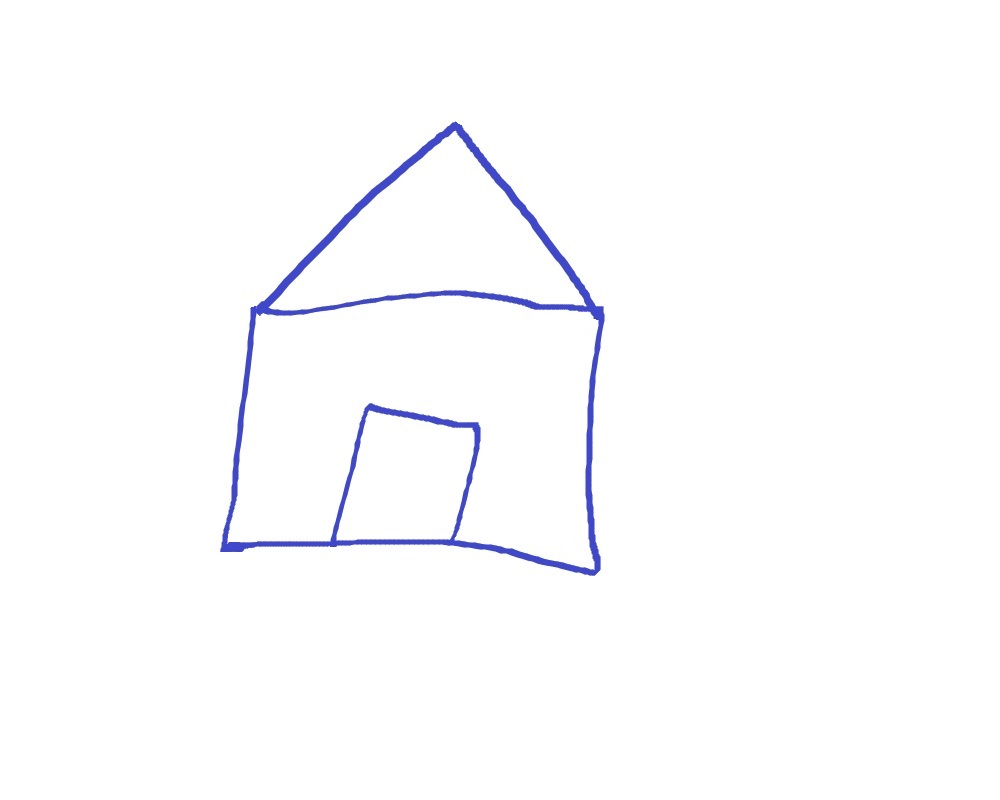
#> input picture Images/house.jpg, 1000 x 800 px
$ jupyter execute '22. Approximating Contours and Convex Hull.ipynb'
#> lines starting #> are read from the running program, lines starting #| are printed output that depends on the picture; after the words box and inside, x2 and y2 are one past the last pixel; in counts of white or black regions, pixels touching at a corner belong together
[cell 1]
import cv2
import numpy as np

image = cv2.imread('Images/house.jpg')
#> image is the input picture: shape (800, 1000, 3); mean B, G, R 253.8, 252.1, 251.9
image_original = image.copy()
cv2.imshow('Original Image', image_original)
cv2.waitKey()

# GrayScale and binarization.
gray = cv2.cvtColor(image, cv2.COLOR_BGR2GRAY)
ret, thresh = cv2.threshold(gray, 127, 255, cv2.THRESH_BINARY_INV)
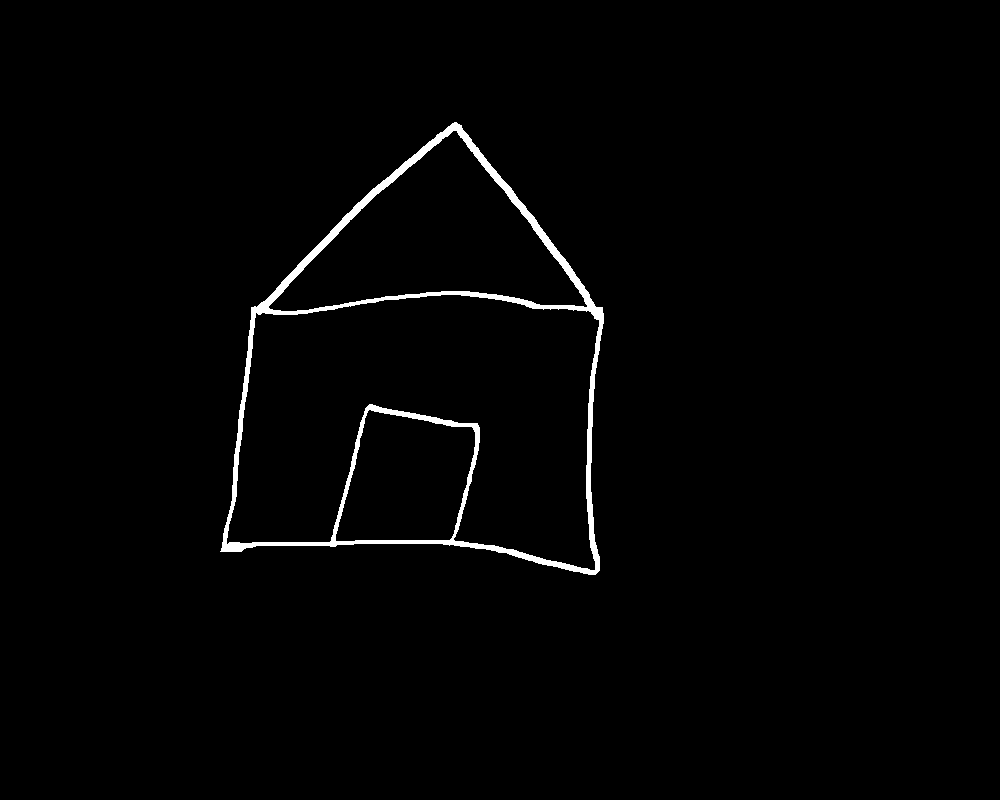
#> thresh: shape (800, 1000); 1.4% white; 1 white region

contours, hierarchy = cv2.findContours(thresh.copy(), cv2.RETR_LIST, cv2.CHAIN_APPROX_NONE)
#> contours = 4 contours; box (x1, y1, x2, y2) and area: (220, 122, 604, 575) 119856, (226, 294, 600, 571) 68692, (268, 130, 588, 312) 27820, (335, 409, 476, 542) 14092

# Iterate through each contour and compute the bounding rectangle.
for c in contours:
    x,y,w,h = cv2.boundingRect(c)
    cv2.rectangle(image_original, (x,y), (x+w, y+h), (0,0,255), 2)
    cv2.imshow('Bounding rectangle', image_original)
#> this loop made 4 passes
#> (x, y, w, h) on passes 1 to 4: (335, 409, 141, 133), (226, 294, 374, 277), (268, 130, 320, 182), (220, 122, 384, 453)
#> pass 1, `cv2.imshow('Bounding rectangle', image_original)`:
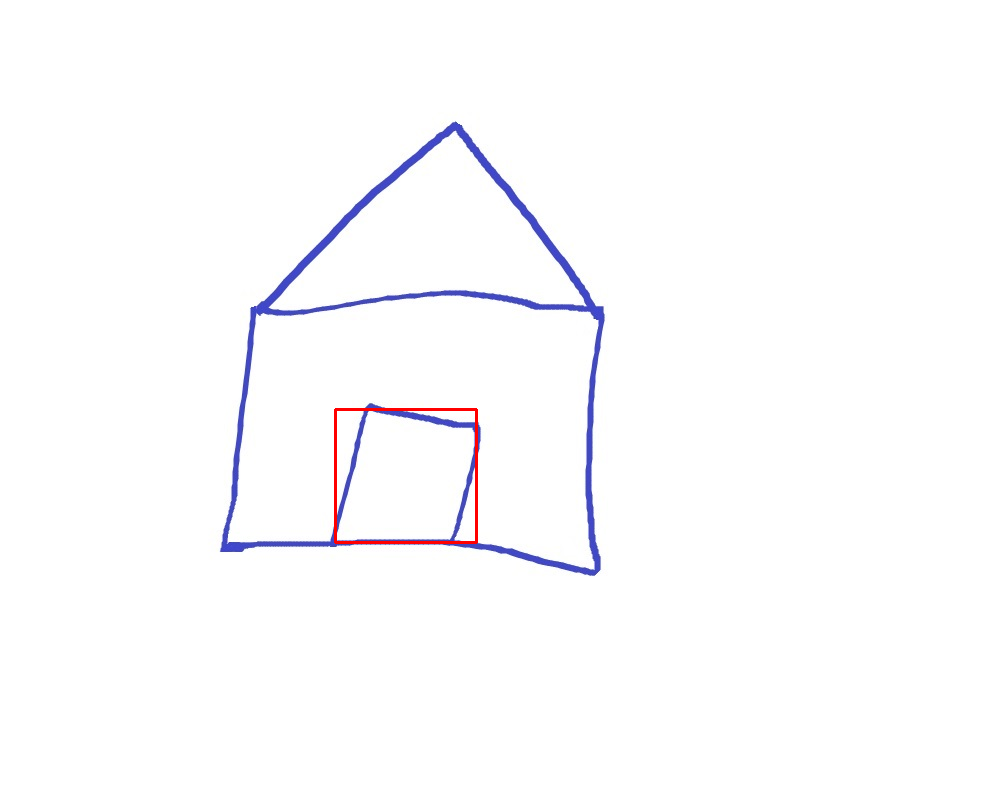
#> window 'Bounding rectangle': shape (800, 1000, 3); mean B, G, R 253.4, 251.7, 252.1
#> after the loop:
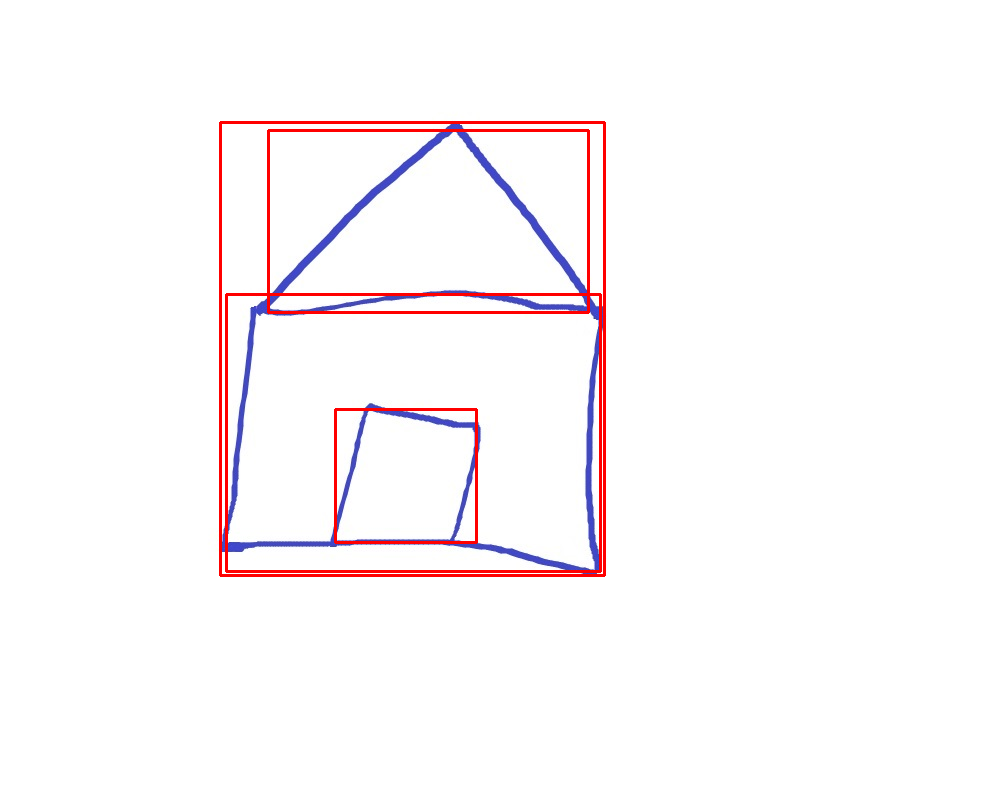
#> image_original: shape (800, 1000, 3); 1.69% of pixels changed, all inside (x1, y1, x2, y2) = (219, 121, 606, 577)

cv2.waitKey()

# Iterate through each contour and computer the approx contour.
for c in contours:
    # Calculate accuracy as a percent of the contour perimeter.
    accuracy = 0.03 * cv2.arcLength(c,True)
    approx = cv2.approxPolyDP(c, accuracy, True)
    cv2.drawContours(image, [approx], 0, (0, 255, 0), 2)
    cv2.imshow('Approx poly DP', image)
#> this loop made 4 passes
#> (accuracy, approx) on passes 1, 3: (14.86, [[369, 409], [473, 428], [449, 540], [335, 540]]), (25, [[587, 305], [268, 307], [453, 130]])
#> accuracy on passes 2, 4: 45.94, 43.95
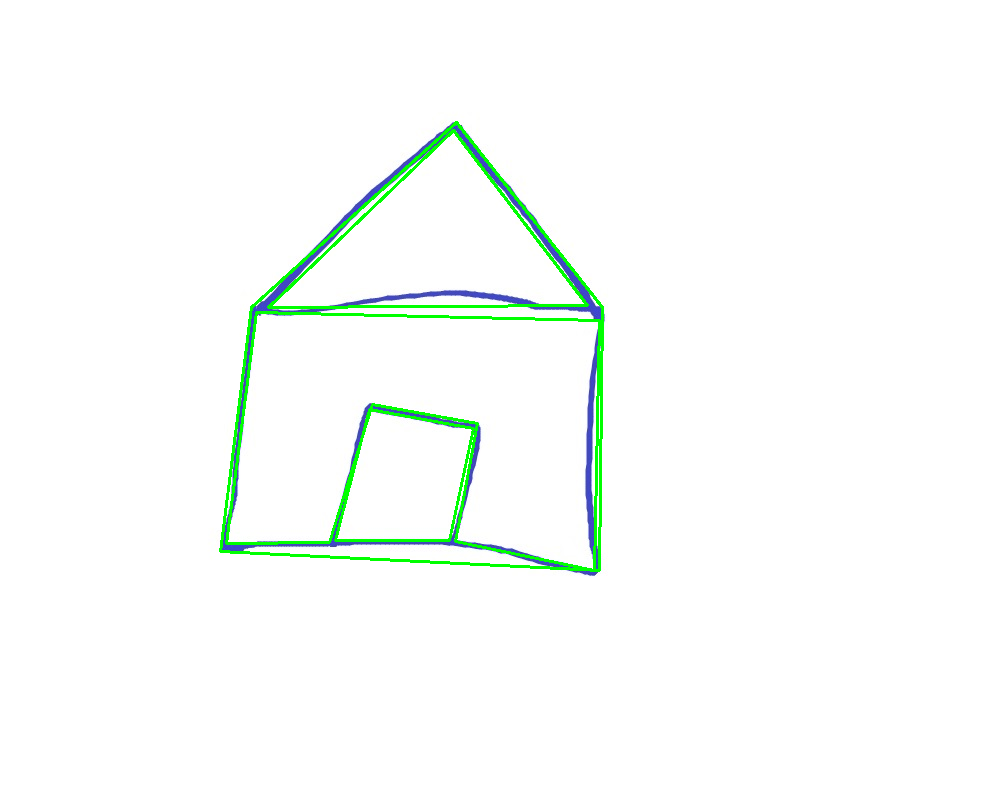
#> image: shape (800, 1000, 3); 1.52% of pixels changed, all inside (x1, y1, x2, y2) = (219, 121, 604, 572)

cv2.waitKey()
cv2.destroyAllWindows()

[cell 2]
image = cv2.imread('Images/hand.jpg')
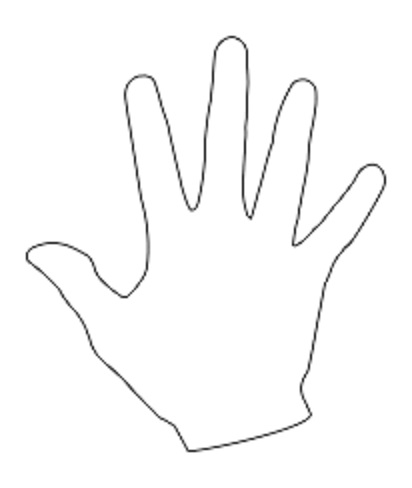
#> input picture Images/hand.jpg, 412 x 488 px
#> image is the input picture: shape (488, 412, 3); min 28, max 255, mean 250.3
gray = cv2.cvtColor(image, cv2.COLOR_BGR2GRAY)
#> gray: shape (488, 412)

cv2.imshow('Original Image', image)
cv2.waitKey()

ret, thresh = cv2.threshold(gray, 176, 255, 0)
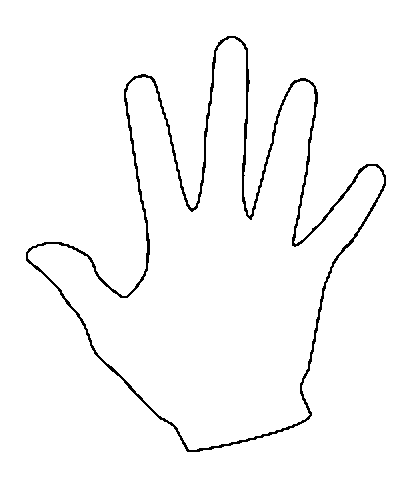
#> thresh: shape (488, 412); 97.5% white; black in thin lines or dots, all inside (x1, y1, x2, y2) = (26, 36, 386, 452)

contours, hierarchy = cv2.findContours(thresh.copy(), cv2.RETR_LIST, cv2.CHAIN_APPROX_NONE)
#> contours = 3 contours; box (x1, y1, x2, y2) and area: (0, 0, 412, 488) 200157, (25, 35, 387, 453) 68294, (28, 38, 384, 450) 61403

# Sort Contors by area and then remove the largest frame contour.
# As the last contour is for the whole image, because of the white backgroud.
n = len(contours) - 1
#> n = 2
contours = sorted(contours, key=cv2.contourArea, reverse=False)[:n]
#> contours = 2 contours; box (x1, y1, x2, y2) and area: (25, 35, 387, 453) 68294, (28, 38, 384, 450) 61403

# Iterate through contours and draw the convex hull.
for c in contours:
    hull = cv2.convexHull(c)
    print('Hull')
    print(hull)
    cv2.drawContours(image, [hull], 0, (0,255,0), 2)
#> this loop made 2 passes
#> (printed output is left out)
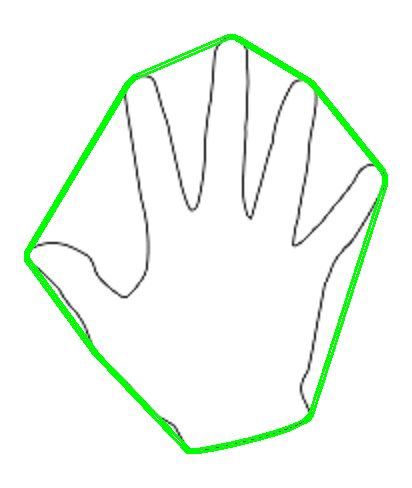
#> image: shape (488, 412, 3); 3.51% of pixels changed, all inside (x1, y1, x2, y2) = (24, 34, 388, 454)

cv2.imshow('Convex Hull', image)
cv2.waitKey()
cv2.destroyAllWindows()
